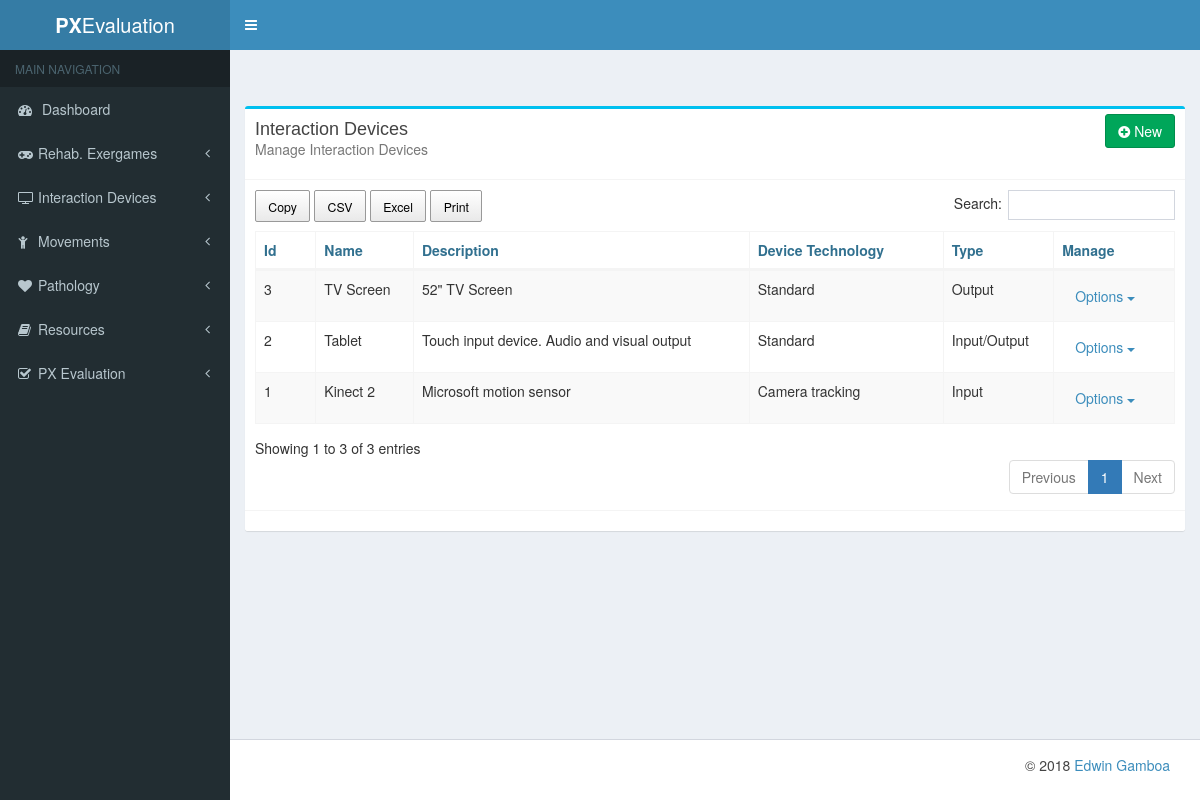
Page /interaction_device/ on the committed database.
### interaction_devices/models.py (models this page shows, shortened)
class InteractionDevice(models.Model):
    name = models.CharField(max_length=140)
    description = models.TextField()
    device_technology = models.ForeignKey(DeviceTechnology,blank=True, null=True)
    type = models.PositiveIntegerField(
        choices=Constants.DEVICE_TYPE
    )

class DeviceTechnology(models.Model):
    name = models.CharField(max_length=140)
    description = models.TextField()

### interaction_devices/views.py (the view)
class InteractionDeviceList(ListView):
    model = InteractionDevice

### templates/interaction_devices/interactiondevice_list.html (shortened to what this page needs)
{% extends "list_base.html" %}
{% block card_title %}Interaction Devices{% endblock card_title %}
{% block card_description %}Manage Interaction Devices{% endblock card_description%}
{% block table_head %}
    <tr>
        <th>Id</th>
        <th>Name</th>
        <th>Description</th>
        <th>Device Technology</th>
        <th>Type</th>
        <th>Manage</th>
    </tr>
{% endblock table_head %}
{% block table_body %}
    {% for object in object_list %}
        <tr>
            <td>{{ object.id }}</td>
            <td>{{ object.name }}</td>
            <td>{{ object.description }}</td>
            <td>{{ object.device_technology.name}}</td>
            <td>{{ object.get_type_display }}</td>
            <td>
                <div class="dropdown">
                    <a href="#" class="btn dropdown-toggle" data-toggle="dropdown">
                        Options
                        <b class="caret"></b>
                    </a>
                </div>
            </td>
        </tr>
    {% endfor %}
{% endblock table_body %}
{% block new_url %} {% url 'interaction_device:new' %} {% endblock new_url %}

### rows in the picture
InteractionDevice: id "1", name "Kinect 2", description "Microsoft motion sensor", device_technology.name "Camera tracking", type "Input"
InteractionDevice: id "2", name "Tablet", description "Touch input device. Audio and visual output", device_technology.name "Standard", type "Input/Output"
InteractionDevice: id "3", name "TV Screen", description "52\" TV Screen", device_technology.name "Standard", type "Output"
